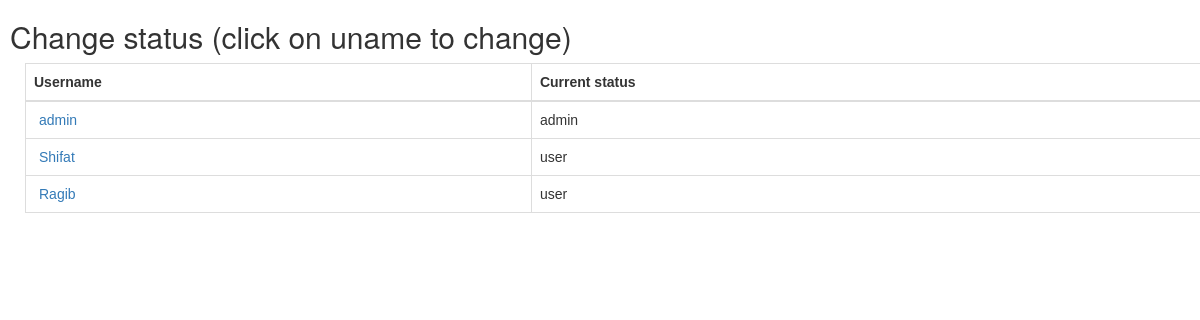
Screenshot of /edusharev1/admin/changestatus.php with the database file from the repository.
### tables this page shows
CREATE TABLE `users` (
  `id` int(11) NOT NULL,
  `username` varchar(50) NOT NULL,
  `usermail` mediumtext NOT NULL,
  `password` varchar(255) NOT NULL,
  `created_at` datetime DEFAULT current_timestamp(),
  `userstatus` varchar(8) NOT NULL DEFAULT 'user'
);

### edusharev1/admin/changestatus.php (the view, shortened to what this page needs)
<!DOCTYPE html>
<html lang="en">
<head>
  <link rel="stylesheet" href="https://maxcdn.bootstrapcdn.com/bootstrap/3.4.0/css/bootstrap.min.css">
  <link rel="stylesheet" href="style.css">
</head>
<body>
<h2>Change status (click on uname to change)</h2>
<div class="bs-docs-example">
    <div id="myTabContent" class="tab-content">
        <div class="tab-pane fade in active" id="cse">
            <table class="table table-bordered">
                <thead>
                    <tr>
                        <th>Username</th>
                        <th>Current status</th>
                    </tr>
                </thead>
                <tbody>
                <?php
$conn = mysqli_connect("localhost", "root", "", "testsite");
$sql = "SELECT username, userstatus FROM users";
$result = $conn->query($sql);
if ($result->num_rows > 0) {
while($row = mysqli_fetch_array($result)) {
        echo "<tr>";
        echo "<td>" . '<a href="change.php?user='.$row['username'].'">'.$row['username'].'</a>' . "</td>";
        echo "<td>" . $row['userstatus'] . "</td>";
        echo "<tr>";
    }
echo "</table>";
} else { echo "0 results"; }
?>
        </div>
        </body>
        </html>

### style.css (style rules this page uses)
* { margin-left: 5px; font-family: 'Montserrat',sans-serif; }
table { border-collapse: collapse; width: 50%; }
table, td, th { border: 1px solid black; }

### rows the page displays
users: username "admin", userstatus "admin"
users: username "Shifat", userstatus "user"
users: username "Ragib", userstatus "user"
